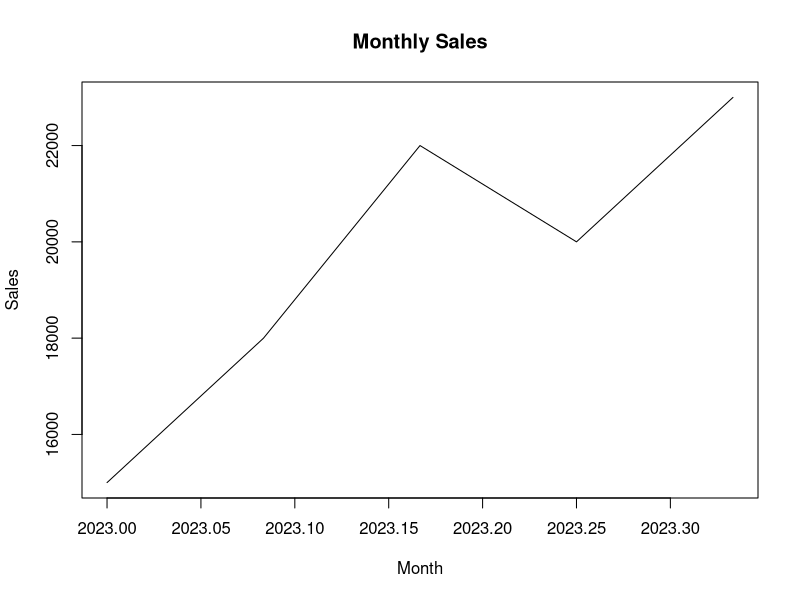
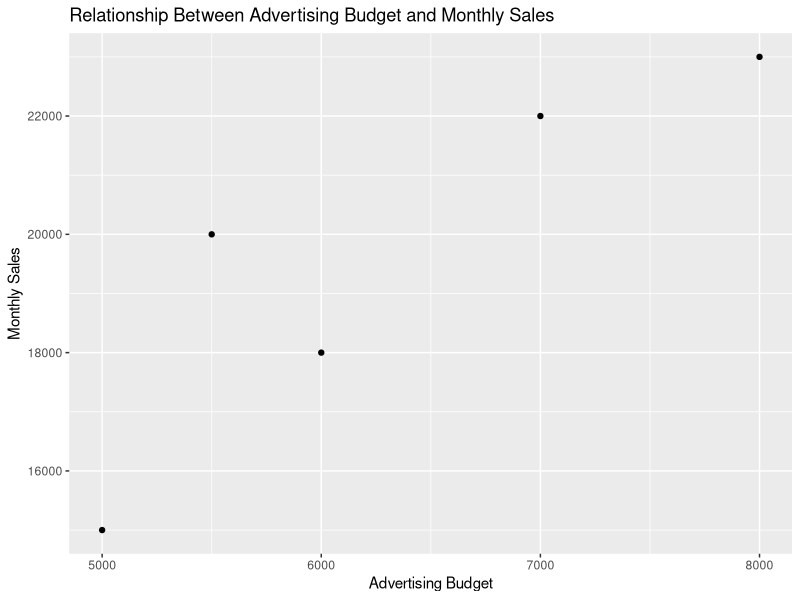
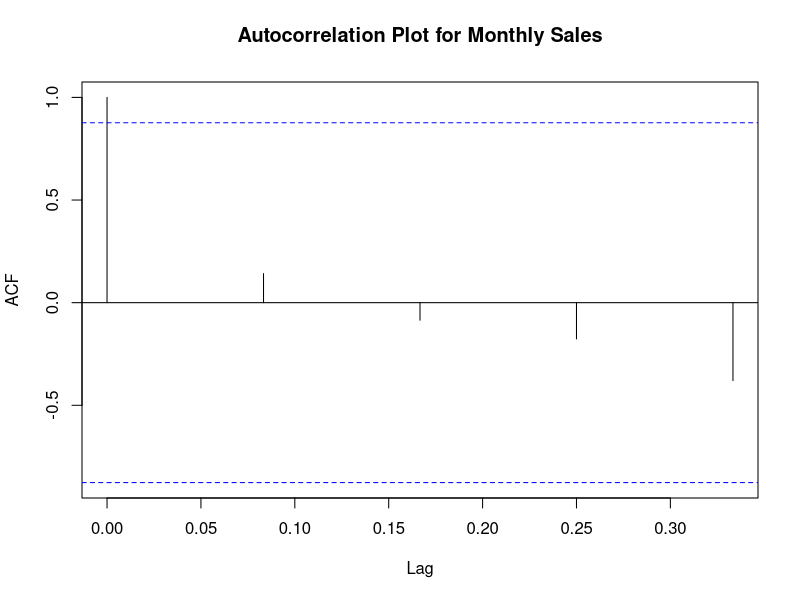

Recreate these plots in R, in order.
#a.Create a time series object
df <- data.frame(
  Month = c("January", "February", "March", "April", "May"),
  Sales = c(15000, 18000, 22000, 20000, 23000)
)
ts_data <- ts(df$Sales, start = c(2023, 1), frequency = 12)

# Generate a time series line chart
plot(ts_data, main = "Monthly Sales", xlab = "Month", ylab = "Sales")


#b.scatter plot
advertising_data <- data.frame(
  "Month" = c("January", "February", "March", "April", "May"),
  "Advertising_Budget" = c(5000, 6000, 7000, 5500, 8000),
  "Sales" = c(15000, 18000, 22000, 20000, 23000)
)
library(ggplot2)

scatter_plot <- ggplot(advertising_data, aes(x = Advertising_Budget, y = Sales)) +
  geom_point() +
  labs(title = "Relationship Between Advertising Budget and Monthly Sales",
       x = "Advertising Budget",
       y = "Monthly Sales")

print(scatter_plot)


#c.Create a time series object
df <- data.frame(
  Month = c("January", "February", "March", "April", "May"),
  Sales = c(15000, 18000, 22000, 20000, 23000)
)
ts_data <- ts(df$Sales, start = c(2023, 1), frequency = 12)
acf(ts_data, main = "Autocorrelation Plot for Monthly Sales")

